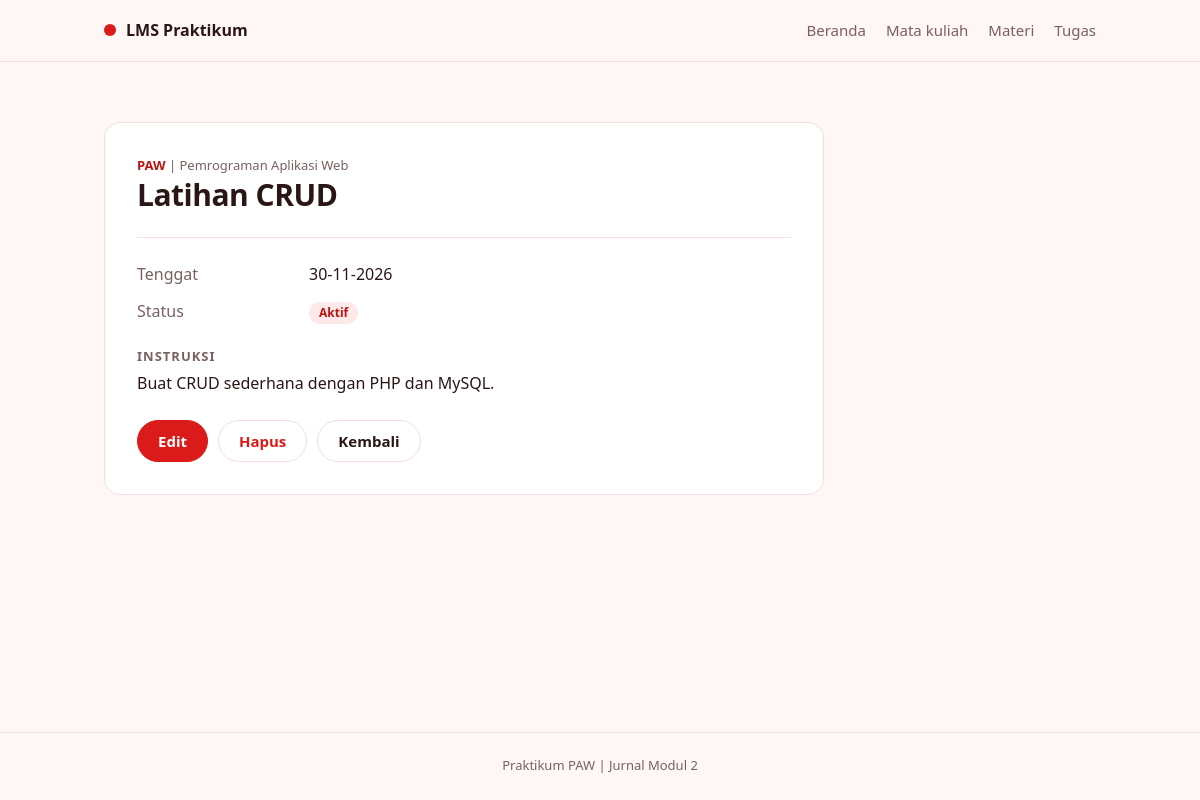
The page /tugas.php?aksi=detail&id=1 on the database its author committed.
### tables this page shows
CREATE TABLE tugas (
  id INT UNSIGNED AUTO_INCREMENT PRIMARY KEY,
  mata_kuliah_id INT UNSIGNED NOT NULL,
  judul VARCHAR(150) NOT NULL,
  instruksi TEXT NOT NULL,
  tenggat DATE NOT NULL,
  status VARCHAR(20) NOT NULL,
  FOREIGN KEY (mata_kuliah_id) REFERENCES mata_kuliah(id) ON DELETE RESTRICT
);

CREATE TABLE mata_kuliah (
  id INT UNSIGNED AUTO_INCREMENT PRIMARY KEY,
  kode VARCHAR(20) NOT NULL UNIQUE,
  nama VARCHAR(100) NOT NULL,
  dosen VARCHAR(100) NOT NULL,
  semester TINYINT UNSIGNED NOT NULL
);

### functions.php (called while the page is built, shortened)
<?php
function h($teks)
{
    return htmlspecialchars((string) $teks, ENT_QUOTES, 'UTF-8');
}
function input($sumber, $nama)
{
    if (isset($sumber[$nama]) && is_string($sumber[$nama])) {
        return trim($sumber[$nama]);
    }
    return '';
}
function cari_tugas($conn, $id)
{
    $sql = 'SELECT tugas.*, mata_kuliah.kode AS kode_mk, mata_kuliah.nama AS nama_mk
            FROM tugas
            JOIN mata_kuliah ON mata_kuliah.id = tugas.mata_kuliah_id
            WHERE tugas.id = ?';
    $stmt = $conn->prepare($sql);
    $stmt->execute([$id]);
    return $stmt->get_result()->fetch_assoc();
}

### tugas.php (the view, shortened to what this page needs)
<?php
require 'functions.php';
require 'connect.php';
$aksi = input($_GET, 'aksi');
$pilihan_mk = pilihan_mata_kuliah($conn);
$tugas = ['mata_kuliah_id' => '', 'judul' => '', 'instruksi' => '', 'tenggat' => '', 'status' => 'Draf'];
$id = 0;
if ($aksi === 'detail' || $aksi === 'edit' || $aksi === 'hapus') {
    $id = (int) input($_GET, 'id');
    $tugas = cari_tugas($conn, $id);
}
require 'header.php';
?>
<?php if ($aksi === 'daftar'): ?>
    <div class="page-head">
        <div>
            <h1>Tugas</h1>
            <p class="muted">Menampilkan <?= count($daftar_tugas) ?> data.</p>
        </div>
        <a class="btn" href="tugas.php?aksi=tambah">+ Tambah</a>
    </div>
    <form class="toolbar" method="get" action="tugas.php">
        <input type="text" name="search" placeholder="Cari judul atau mata kuliah" value="<?= h($search) ?>">
        <select name="mata_kuliah_id">
            <option value="">Semua mata kuliah</option>
            <?php foreach ($pilihan_mk as $id_pilihan => $nama): ?>
                <option value="<?= (int) $id_pilihan ?>" <?= $id_pilihan == $id_mk ? 'selected' : '' ?>><?= h($nama) ?></option>
            <?php endforeach ?>
        </select>
        <select name="status">
            <option value="">Semua status</option>
            <?php foreach ($pilihan_status as $pilihan): ?>
                <option value="<?= h($pilihan) ?>" <?= $pilihan === $status ? 'selected' : '' ?>><?= h($pilihan) ?></option>
            <?php endforeach ?>
        </select>
        <button class="btn" type="submit">Cari</button>
        <a class="btn btn-ghost" href="tugas.php">Reset</a>
    </form>
    <?php if (count($daftar_tugas) === 0): ?>
        <p class="empty">Data tidak ditemukan.</p>
    <?php else: ?>
        <div class="card list">
            <?php foreach ($daftar_tugas as $baris): ?>
                <div class="list-item">
                    <div>
                        <p class="kicker"><span class="code"><?= h($baris['kode_mk']) ?></span> | <?= h($baris['nama_mk']) ?></p>
                        <h2><?= h($baris['judul']) ?></h2>
                        <p class="muted">Tenggat <?= date('d-m-Y', strtotime($baris['tenggat'])) ?> <span class="badge"><?= h($baris['status']) ?></span></p>
                    </div>
                    <div class="actions">
                        <a class="btn btn-sm" href="tugas.php?aksi=detail&id=<?= (int) $baris['id'] ?>">Detail</a>
                        <a class="btn btn-sm btn-ghost" href="tugas.php?aksi=edit&id=<?= (int) $baris['id'] ?>">Edit</a>
                    </div>
                </div>
            <?php endforeach ?>
        </div>
    <?php endif ?>
<?php elseif ($aksi === 'detail'): ?>
    <article class="card detail">
        <p class="kicker"><span class="code"><?= h($tugas['kode_mk']) ?></span> | <?= h($tugas['nama_mk']) ?></p>
        <h1><?= h($tugas['judul']) ?></h1>
        <dl class="specs">
            <dt>Tenggat</dt>
            <dd><?= date('d-m-Y', strtotime($tugas['tenggat'])) ?></dd>
            <dt>Status</dt>
            <dd><span class="badge"><?= h($tugas['status']) ?></span></dd>
        </dl>
        <h2 class="label">Instruksi</h2>
        <p><?= nl2br(h($tugas['instruksi'])) ?></p>
        <div class="actions">
            <a class="btn" href="tugas.php?aksi=edit&id=<?= $id ?>">Edit</a>
            <a class="btn btn-ghost btn-danger" href="tugas.php?aksi=hapus&id=<?= $id ?>">Hapus</a>
            <a class="btn btn-ghost" href="tugas.php">Kembali</a>
        </div>
    </article>
<?php endif ?>
<?php require 'footer.php'; ?>

### styles.css (style rules this page uses)
:root { --merah: #DB1A1A; --merah-tua: #B91414; --latar: #FFF6F6; --putih: #FFFFFF; --merah-muda: #FDE9E9; --garis: #F4DDDD; --teks: #2B1616; --teks-pudar: #7A6060; }
* { box-sizing: border-box; }
body { margin: 0; background: var(--latar); color: var(--teks); font: 16px/1.55 system-ui, -apple-system, "Segoe UI", Roboto, Arial, sans-serif; }
h1, h2, p, dl, dd { margin: 0; }
h1 { font-size: 30px; line-height: 1.2; letter-spacing: -0.5px; overflow-wrap: anywhere; }
h2 { font-size: 18px; line-height: 1.3; overflow-wrap: anywhere; }
.btn { display: inline-block; padding: 11px 20px; border: 1px solid var(--merah); border-radius: 999px; background: var(--merah); color: #fff; font: inherit; font-size: 15px; font-weight: 600; line-height: 1.2; text-align: center; text-decoration: none; cursor: pointer; }
.btn-ghost { background: transparent; border-color: var(--garis); color: var(--teks); }
.btn-danger { color: var(--merah); }
.actions { display: flex; flex-wrap: wrap; gap: 10px; margin-top: 24px; }
.card { background: var(--putih); border: 1px solid var(--garis); border-radius: 16px; }
.form, .detail { max-width: 720px; margin-top: 24px; padding: 32px; }
.kicker { margin-bottom: 2px; color: var(--teks-pudar); font-size: 13px; overflow-wrap: anywhere; }
.code { color: var(--merah-tua); font-weight: 600; }
.badge { display: inline-block; margin-left: 6px; padding: 2px 10px; border-radius: 999px; background: var(--merah-muda); color: var(--merah-tua); font-size: 12px; font-weight: 600; }
dd .badge { margin-left: 0; }
.specs { display: grid; grid-template-columns: 160px 1fr; gap: 12px; margin-top: 24px; padding-top: 24px; border-top: 1px solid var(--garis); }
.specs dt { color: var(--teks-pudar); }
.specs dd { font-weight: 500; overflow-wrap: anywhere; }
.detail > p { overflow-wrap: anywhere; }
.label { margin: 24px 0 6px; color: var(--teks-pudar); font-size: 13px; font-weight: 600; letter-spacing: 1px; text-transform: uppercase; }

### rows shown on the page
tugas: mata_kuliah.kode "PAW", mata_kuliah.nama "Pemrograman Aplikasi Web", judul "Latihan CRUD", tenggat "30-11-2026", status "Aktif", instruksi "Buat CRUD sederhana dengan PHP dan MySQL."
